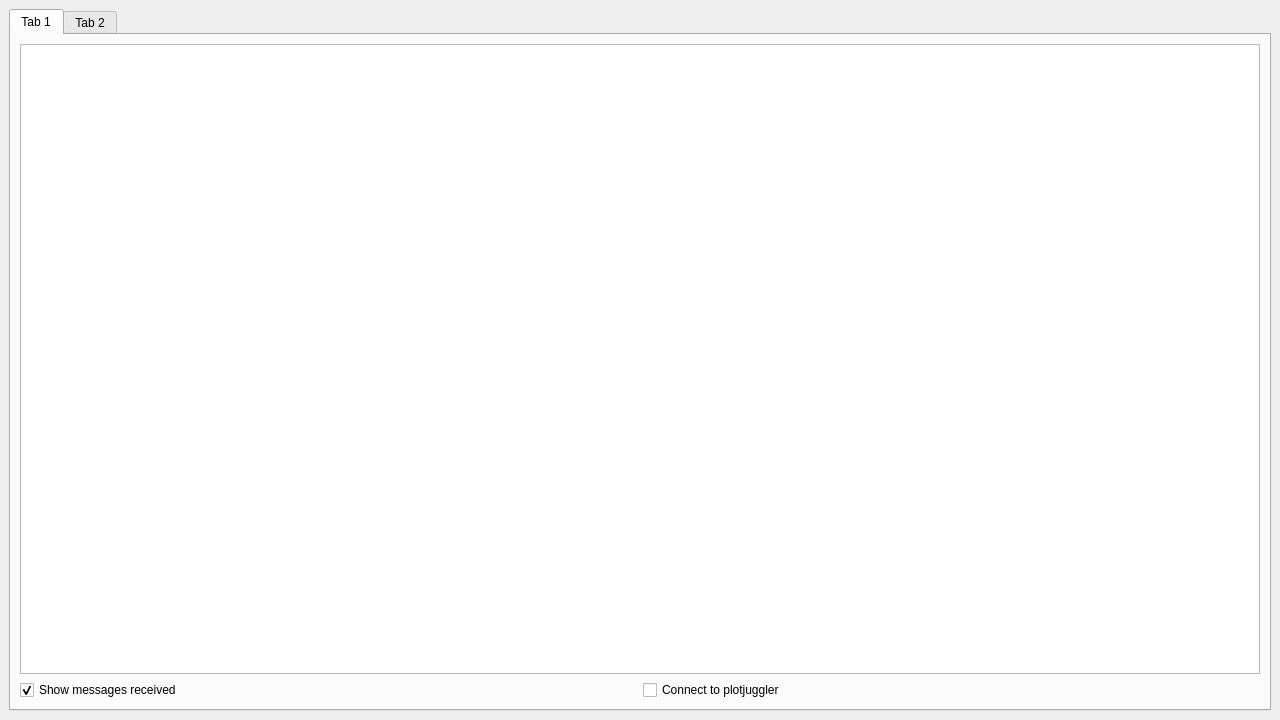
<?xml version="1.0" encoding="UTF-8"?>
<ui version="4.0">
 <class>SCDTR_Interface</class>
 <widget class="QMainWindow" name="SCDTR_Interface">
  <property name="geometry">
   <rect>
    <x>0</x>
    <y>0</y>
    <width>1280</width>
    <height>720</height>
   </rect>
  </property>
  <property name="minimumSize">
   <size>
    <width>1280</width>
    <height>720</height>
   </size>
  </property>
  <property name="windowTitle">
   <string>SCDTR_Interface</string>
  </property>
  <widget class="QWidget" name="centralwidget">
   <property name="minimumSize">
    <size>
     <width>1280</width>
     <height>720</height>
    </size>
   </property>
   <property name="maximumSize">
    <size>
     <width>800</width>
     <height>16777215</height>
    </size>
   </property>
   <layout class="QVBoxLayout" name="verticalLayout">
    <item>
     <layout class="QHBoxLayout" name="horizontalLayout">
      <item>
       <widget class="QTabWidget" name="tabWidget">
        <property name="currentIndex">
         <number>0</number>
        </property>
        <widget class="QWidget" name="console_tab">
         <attribute name="title">
          <string>Tab 1</string>
         </attribute>
         <layout class="QVBoxLayout" name="verticalLayout_2">
          <item>
           <widget class="QPlainTextEdit" name="console"/>
          </item>
          <item>
           <layout class="QHBoxLayout" name="horizontalLayout_2">
            <item>
             <widget class="QCheckBox" name="messages_check_box">
              <property name="text">
               <string>Show messages received</string>
              </property>
              <property name="checked">
               <bool>true</bool>
              </property>
              <property name="tristate">
               <bool>false</bool>
              </property>
             </widget>
            </item>
            <item>
             <widget class="QCheckBox" name="plotjuggler_check_box">
              <property name="text">
               <string>Connect to plotjuggler</string>
              </property>
             </widget>
            </item>
           </layout>
          </item>
         </layout>
        </widget>
        <widget class="QWidget" name="Request_tab">
         <attribute name="title">
          <string>Tab 2</string>
         </attribute>
         <layout class="QGridLayout" name="gridLayout">
          <item row="1" column="1">
           <widget class="QPushButton" name="send_command">
            <property name="text">
             <string>Send message</string>
            </property>
           </widget>
          </item>
          <item row="2" column="0">
           <widget class="QPlainTextEdit" name="command_out"/>
          </item>
          <item row="1" column="0">
           <widget class="QLineEdit" name="command_in">
            <property name="text">
             <string/>
            </property>
           </widget>
          </item>
          <item row="0" column="0">
           <widget class="QLabel" name="label">
            <property name="text">
             <string>Commands to send:</string>
            </property>
           </widget>
          </item>
         </layout>
        </widget>
       </widget>
      </item>
     </layout>
    </item>
   </layout>
  </widget>
 </widget>
 <resources/>
 <connections/>
</ui>
